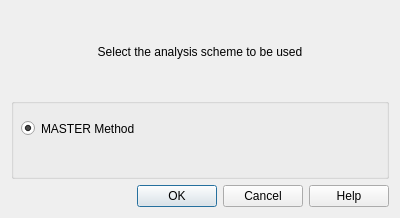
<?xml version="1.0" encoding="UTF-8"?>
<ui version="4.0">
 <class>analyzerDialog</class>
 <widget class="QDialog" name="analyzerDialog">
  <property name="geometry">
   <rect>
    <x>0</x>
    <y>0</y>
    <width>400</width>
    <height>218</height>
   </rect>
  </property>
  <property name="windowTitle">
   <string>Dialog</string>
  </property>
  <layout class="QVBoxLayout" name="verticalLayout">
   <item>
    <widget class="QLabel" name="title">
     <property name="text">
      <string>Select the analysis scheme to be used</string>
     </property>
     <property name="alignment">
      <set>Qt::AlignCenter</set>
     </property>
    </widget>
   </item>
   <item>
    <widget class="QGroupBox" name="analyzerBox">
     <property name="title">
      <string/>
     </property>
     <widget class="QRadioButton" name="analyzerButton">
      <property name="geometry">
       <rect>
        <x>10</x>
        <y>20</y>
        <width>251</width>
        <height>21</height>
       </rect>
      </property>
      <property name="text">
       <string>MASTER Method</string>
      </property>
      <property name="checked">
       <bool>true</bool>
      </property>
     </widget>
    </widget>
   </item>
   <item>
    <widget class="QDialogButtonBox" name="buttonBox">
     <property name="layoutDirection">
      <enum>Qt::LeftToRight</enum>
     </property>
     <property name="orientation">
      <enum>Qt::Horizontal</enum>
     </property>
     <property name="standardButtons">
      <set>QDialogButtonBox::Cancel|QDialogButtonBox::Help|QDialogButtonBox::Ok</set>
     </property>
    </widget>
   </item>
  </layout>
 </widget>
 <resources/>
 <connections>
  <connection>
   <sender>buttonBox</sender>
   <signal>accepted()</signal>
   <receiver>analyzerDialog</receiver>
   <slot>accept()</slot>
   <hints>
    <hint type="sourcelabel">
     <x>248</x>
     <y>254</y>
    </hint>
    <hint type="destinationlabel">
     <x>157</x>
     <y>274</y>
    </hint>
   </hints>
  </connection>
  <connection>
   <sender>buttonBox</sender>
   <signal>rejected()</signal>
   <receiver>analyzerDialog</receiver>
   <slot>reject()</slot>
   <hints>
    <hint type="sourcelabel">
     <x>316</x>
     <y>260</y>
    </hint>
    <hint type="destinationlabel">
     <x>286</x>
     <y>274</y>
    </hint>
   </hints>
  </connection>
 </connections>
</ui>
